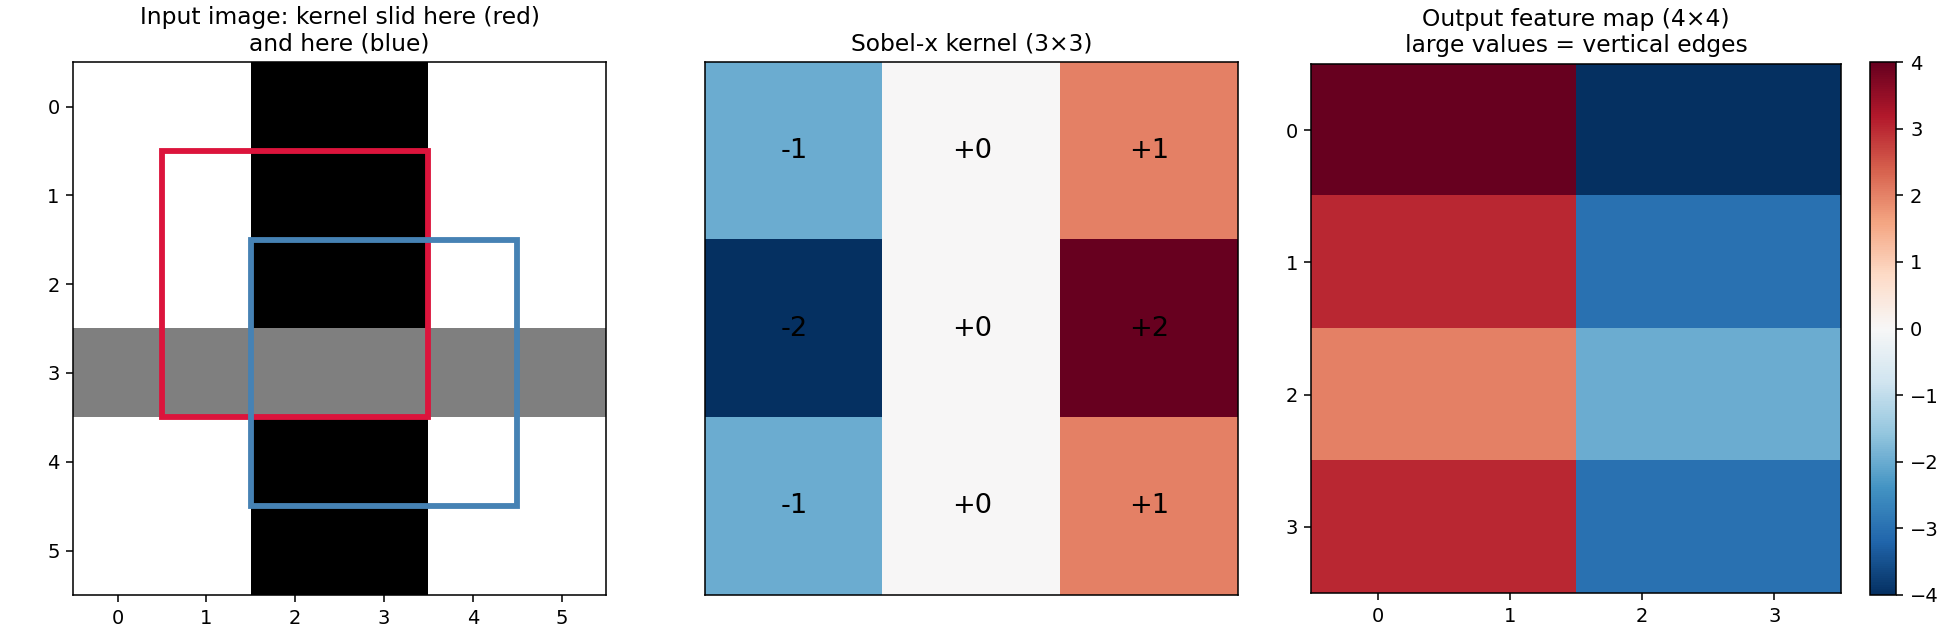

Python code for this plot:
"""Visualize the convolution operation: input, kernel at two positions, output.

Output: diagram_convolution.png
"""

import numpy as np
import matplotlib.pyplot as plt
from matplotlib.patches import Rectangle

from from_scratch import conv2d_naive, SOBEL_X


def main():
    # Slightly bigger image to make positions readable
    img = np.zeros((6, 6))
    img[:, 2] = 1
    img[:, 3] = 1
    img[3, :] = 0.5  # add a horizontal stripe for variety

    out = conv2d_naive(img, SOBEL_X)

    fig, axes = plt.subplots(1, 3, figsize=(14, 4.5))

    # Input with two kernel positions highlighted
    ax = axes[0]
    ax.imshow(img, cmap="gray_r", vmin=0, vmax=1)
    ax.add_patch(Rectangle((0.5, 0.5), 3, 3, edgecolor="crimson", lw=3, fill=False))
    ax.add_patch(Rectangle((1.5, 1.5), 3, 3, edgecolor="steelblue", lw=3, fill=False))
    ax.set_title("Input image: kernel slid here (red)\nand here (blue)")
    ax.set_xticks(range(6)); ax.set_yticks(range(6))

    # Kernel
    ax = axes[1]
    ax.imshow(SOBEL_X, cmap="RdBu_r", vmin=-2, vmax=2)
    for i in range(3):
        for j in range(3):
            ax.text(j, i, f"{int(SOBEL_X[i, j]):+d}",
                    ha="center", va="center", color="black", fontsize=14)
    ax.set_title("Sobel-x kernel (3×3)")
    ax.set_xticks([]); ax.set_yticks([])

    # Output
    ax = axes[2]
    im = ax.imshow(out, cmap="RdBu_r", vmin=-out.max(), vmax=out.max())
    ax.set_title(f"Output feature map ({out.shape[0]}×{out.shape[1]})\nlarge values = vertical edges")
    ax.set_xticks(range(out.shape[1])); ax.set_yticks(range(out.shape[0]))
    fig.colorbar(im, ax=ax, fraction=0.046)

    fig.tight_layout()
    fig.savefig("diagram_convolution.png", dpi=140)
    print("wrote diagram_convolution.png")


if __name__ == "__main__":
    main()
